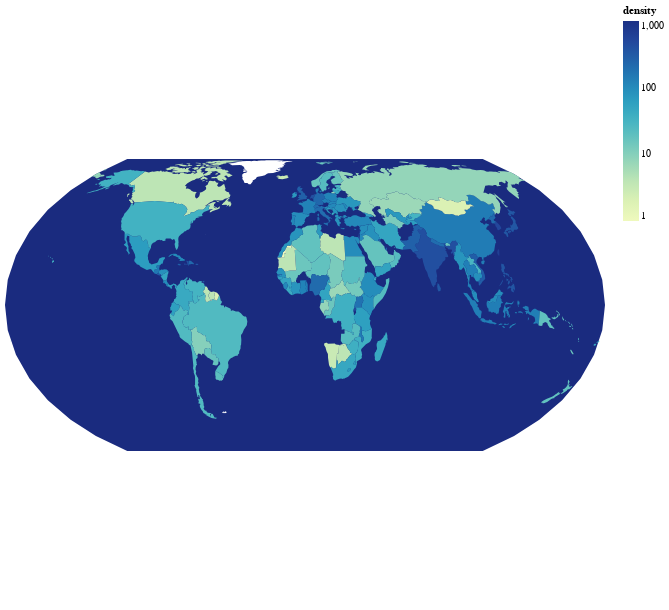

This figure's notebook cell:
### Markdown cell above
Now that we are done with data processing, we can visualize our countries data:

### Code cell
alt.Chart(countries).mark_geoshape().encode(
    color = alt.Color('density', scale=alt.Scale(type='log', domain=[1,1000])), 
    tooltip = ['name', 'areaInSqKm', 'population', 'density']
).properties(width=600, height=600)

### Figure 1 — Vega-Lite specification as saved in the notebook (floating-point values rounded to 4 significant figures; data arrays with more than 128 entries replaced by an {"elided": "..."} marker saying what was removed)
{"config": {"view": {"continuousWidth": 400, "continuousHeight": 300}}, "data": {"name": "data-6a385516371614a31a2e0956f9664551"}, "mark": "geoshape", "encoding": {"color": {"type": "quantitative", "field": "density", "scale": {"domain": [1, 1000], "type": "log"}}, "tooltip": [{"type": "nominal", "field": "name"}, {"type": "quantitative", "field": "areaInSqKm"}, {"type": "quantitative", "field": "population"}, {"type": "quantitative", "field": "density"}]}, "height": 600, "width": 600, "$schema": "https://vega.github.io/schema/vega-lite/v4.8.1.json", "datasets": {"data-6a385516371614a31a2e0956f9664551": {"elided": "175 records"}}}
